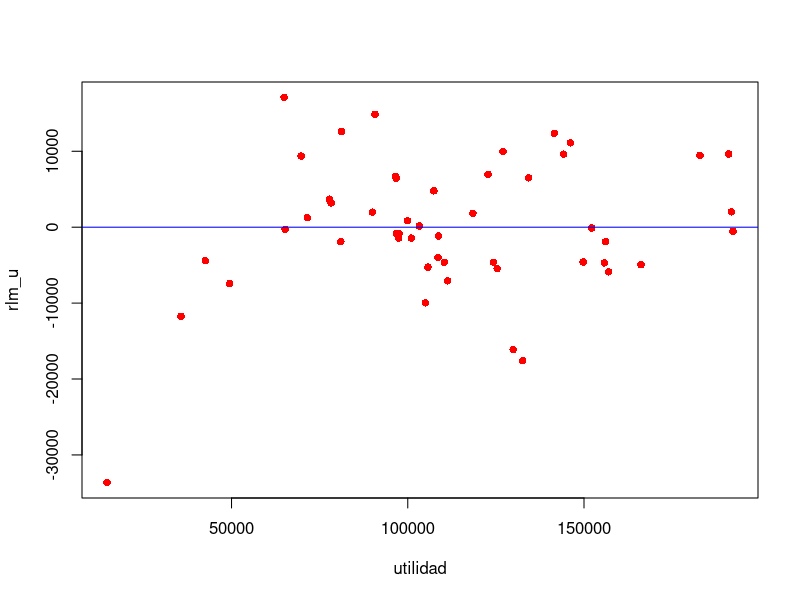
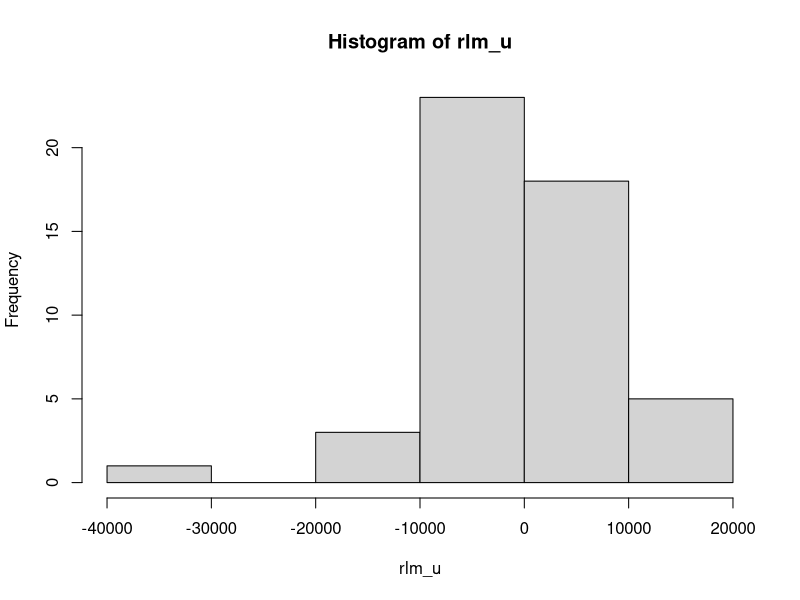
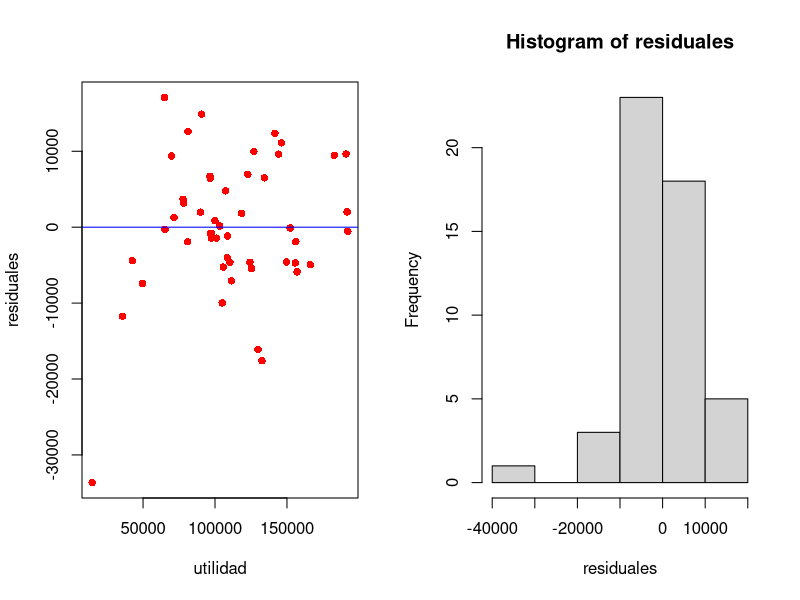

R code for these plots, in order:
## ---- chunk 1
knitr::opts_chunk$set(echo = TRUE)
## ---- chunk 2
# Carga de datos
dataset <- read.csv("Empresas.csv")
head(dataset)
## ---- chunk 3
utilidad <- dataset$Utilidades

inves <- dataset$Investigacion_y_Desarrollo
admin <- dataset$Administracion
marketing <- dataset$Marketing
## ---- chunk 4
summary(dataset)
## ---- chunk 5
### Modelo inicial con las tres variables
modeloprueba <- lm(utilidad ~ inves + admin + marketing, data = dataset)
summary(modeloprueba)

### Modelo final con dos variables
modelo <- lm(utilidad ~ inves + marketing, data = dataset)
summary(modelo)
## ---- chunk 6
rlm_u <- residuals(modelo)
plot(utilidad,rlm_u, pch=16, col="red")
abline(h=0, col="blue")
hist(rlm_u)
summary(modelo)
## ---- chunk 7
residuales <- residuals(modelo)

par(mfrow=c(1,2))

plot(utilidad,residuales, pch=16, col="red")
abline(h=0, col="blue")
hist(residuales)
